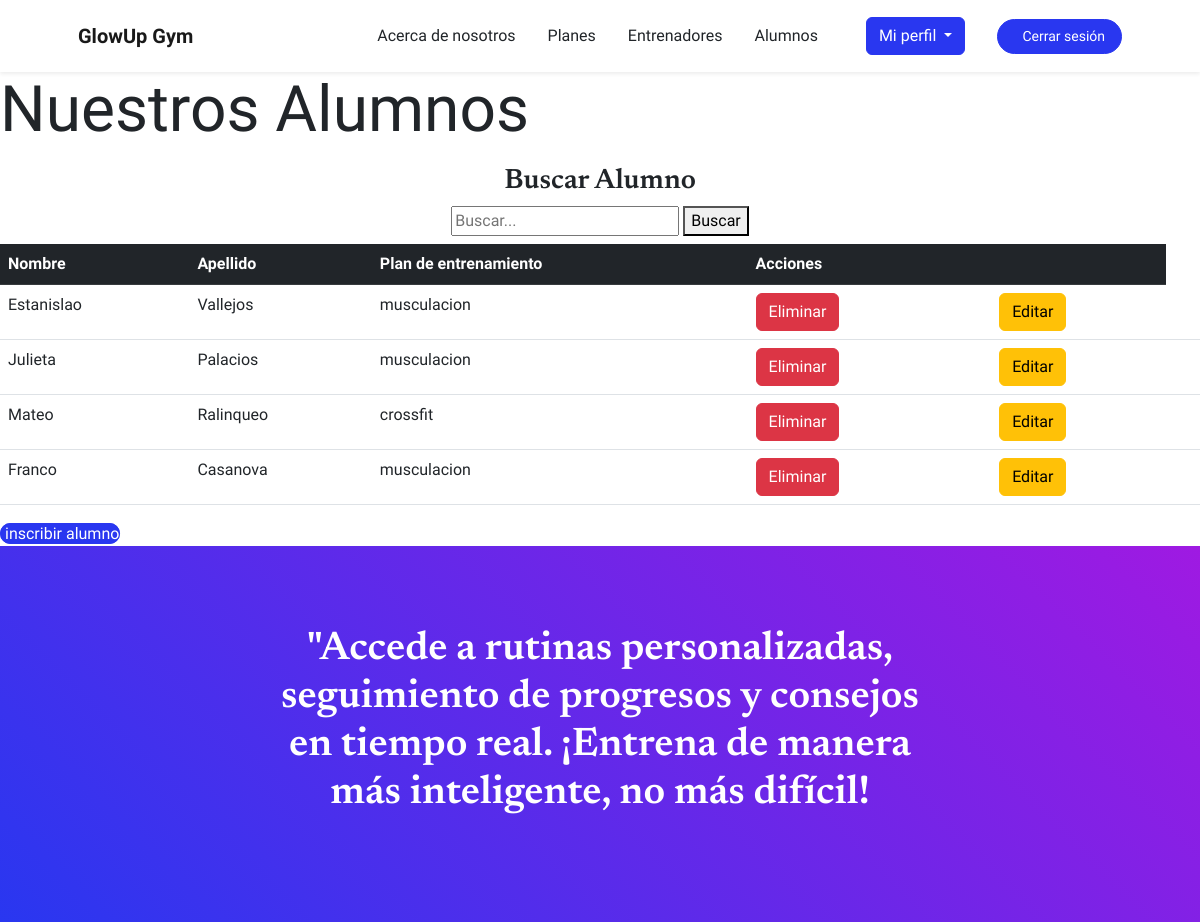
Screenshot of /app/alumnos/ (signed in) with the database file from the repository.
### app/models.py (models this page shows, shortened)
class Alumno(models.Model):
    nombre = models.CharField(max_length=50)
    apellido = models.CharField(max_length=50)
    email = models.EmailField()
    telefono = models.CharField(max_length=15, null=True, blank=True)
    PLAN_VIGENTE_CHOICES = [
        ('musculacion', 'Musculación'),
        ('yoga', 'Yoga'),
        ('crossfit', 'Crossfit'),
        ('funcional', 'Entrenamiento Funcional'),
        ('pilates', 'Pilates'),
        ('otro', 'Otro'),
        ]
    plan = models.CharField(max_length=20, choices=PLAN_VIGENTE_CHOICES, default='otro')

### app/views.py (the view)
# urls.py: path('alumnos/', Alumnos, name='alumnos'),
@login_required(login_url="login")
def Alumnos(request):
    query = request.GET.get('q')
    if query:
        alumnos = Alumno.objects.filter(nombre__icontains=query)
    else:
        alumnos=Alumno.objects.all()
    return render(request,"app/alumnos.html", {"alumnos":alumnos})

### app/templates/app/alumnos.html (shortened to what this page needs)
{% extends 'app/base.html' %}
{% load static %}
{% block contenido%}
<br>
<br>
<br>
<h3 class="display-3 lh-3 mb-3" style="font-family: 'Fredoka One', sans-serif;">Nuestros Alumnos</h3>
<h3 class="text-center mt-2">Buscar Alumno</h3>
<div class="d-flex flex-column align-items-center mb-2">
    <form action="" method="GET">
        <input type="text" name="q" placeholder="Buscar..." required>
        <button type="submit">Buscar</button>
    </form>
</div>
<table class="table">
    <thead class="table-dark">
        <tr>
            <th>Nombre</th>
            <th>Apellido</th>
            <th>Plan de entrenamiento</th>
            <th>Acciones</th>
            <th></th>
            <th></th>
        </tr>
    </thead>
    <tbody>
        {% for alumnos in alumnos %}
        <tr>
            <td>{{ alumnos.nombre }}</td>
            <td>{{ alumnos.apellido }}</td>
            <td>{{ alumnos.plan }}</td>
            {% if user.is_superuser %}
            <td> <a class="btn btn-danger" href="{% url 'eliminaralumnos' alumnos.id %}">Eliminar</a><td>
            <td> <a class="btn btn-warning" href="{% url 'editaralumnos' alumnos.id %}">Editar</a><td>
            {% else %}
            <td><p>Se requiere permisos de edición</p><td>
            {% endif %}
        </tr>
        {% endfor %}
    </tbody>
</table>
{% if user.is_superuser %}
<ul class="navbar-nav ms-auto me-4 my-3 my-lg-0">
    <li class="nav-item">
        <a class="nav-link btn btn-primary rounded-pill text-white" href="{% url 'formularioalumnos' %}" style="padding: 0; font-size: inherit; line-height: inherit; display: inline;">
            inscribir alumno
        </a>
    </li>
</ul>
{% else %}
<td><p>Se requiere permisos de edición</p><td>
{% endif %}
{% endblock %}

### rows the page displays
Alumno: nombre "Estanislao", apellido "Vallejos", plan "musculacion"
Alumno: nombre "Julieta", apellido "Palacios", plan "musculacion"
Alumno: nombre "Mateo", apellido "Ralinqueo", plan "crossfit"
Alumno: nombre "Franco", apellido "Casanova", plan "musculacion"
